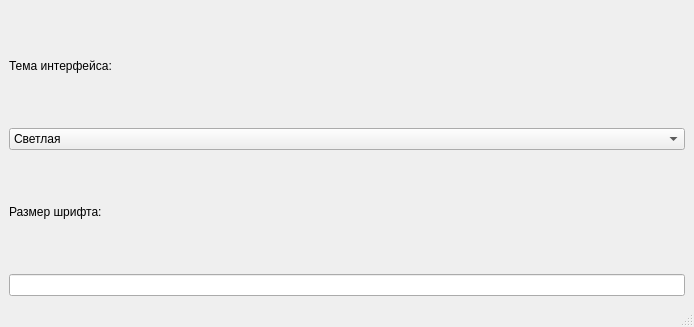
<?xml version="1.0" encoding="UTF-8"?>
<ui version="4.0">
 <class>UI_settings</class>
 <widget class="QMainWindow" name="UI_settings">
  <property name="geometry">
   <rect>
    <x>0</x>
    <y>0</y>
    <width>694</width>
    <height>327</height>
   </rect>
  </property>
  <property name="windowTitle">
   <string>Настройки интерфейса</string>
  </property>
  <widget class="QWidget" name="centralwidget">
   <layout class="QGridLayout" name="gridLayout">
    <item row="1" column="0">
     <widget class="QComboBox" name="theme_line">
      <item>
       <property name="text">
        <string>Светлая</string>
       </property>
      </item>
      <item>
       <property name="text">
        <string>Темная</string>
       </property>
      </item>
     </widget>
    </item>
    <item row="2" column="0">
     <widget class="QLabel" name="label_2">
      <property name="text">
       <string>Размер шрифта:</string>
      </property>
     </widget>
    </item>
    <item row="0" column="0">
     <widget class="QLabel" name="label">
      <property name="text">
       <string>Тема интерфейса:</string>
      </property>
     </widget>
    </item>
    <item row="3" column="0">
     <widget class="QLineEdit" name="font_line">
      <property name="text">
       <string/>
      </property>
     </widget>
    </item>
   </layout>
  </widget>
  <widget class="QMenuBar" name="menubar">
   <property name="geometry">
    <rect>
     <x>0</x>
     <y>0</y>
     <width>694</width>
     <height>22</height>
    </rect>
   </property>
  </widget>
  <widget class="QStatusBar" name="statusbar"/>
 </widget>
 <resources/>
 <connections/>
</ui>
